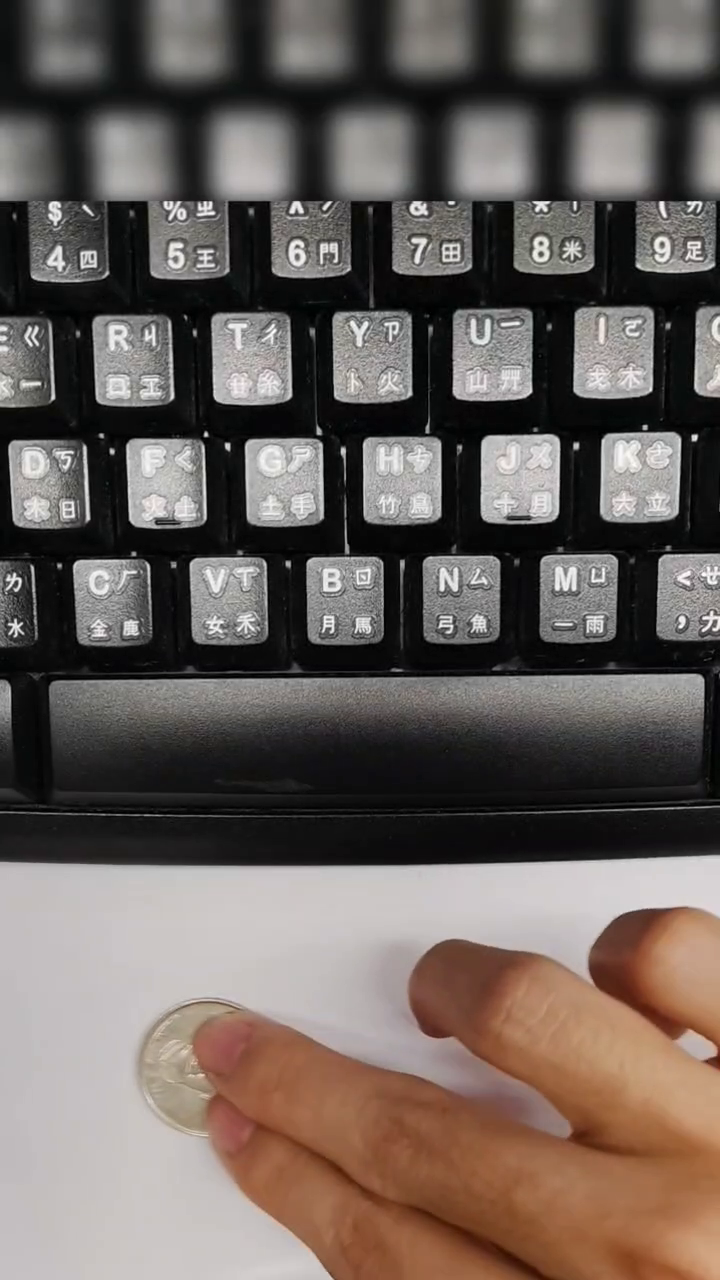
#> input picture frame 20 of coin.mp4, 720 x 1280 px
$ python main.py
#> lines starting #> are read from the running program, lines starting #| are printed output that depends on the picture; after the words box and inside, x2 and y2 are one past the last pixel; in counts of white or black regions, pixels touching at a corner belong together
import cv2
import numpy as np

cap = cv2.VideoCapture("coin.mp4")
if not cap.isOpened():
    raise SystemExit("無法開啟影片")

fps = cap.get(cv2.CAP_PROP_FPS) or 30.0
w = int(cap.get(cv2.CAP_PROP_FRAME_WIDTH))
h = int(cap.get(cv2.CAP_PROP_FRAME_HEIGHT))

GLOBAL_INTERVAL = 10   # 每 N 幀全域偵測
ROI_PAD = 30           # 區域外擴像素
last_circles = None
frame_idx = 0

while True:
    ret, frame = cap.read()
#> frame is the input picture: shape (1280, 720, 3); mean B, G, R 91, 96, 105.3
    if not ret:
        break
    frame_idx += 1

    gray = cv2.cvtColor(frame, cv2.COLOR_BGR2GRAY)
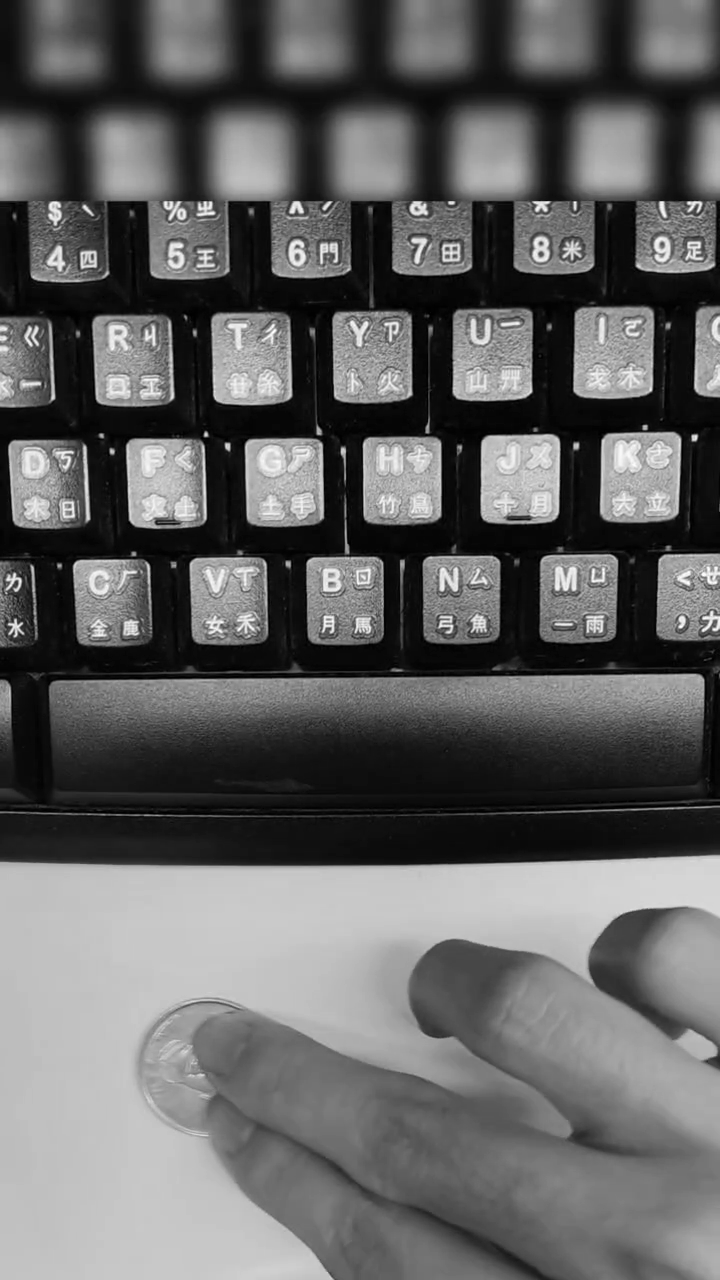
#> gray: shape (1280, 720); min 0, max 255, mean 98.2
    blur = cv2.GaussianBlur(gray, (7, 7), 2)
    circles = None

    use_global = (frame_idx % GLOBAL_INTERVAL == 1) or (last_circles is None)
    if use_global:
        circles = cv2.HoughCircles(
            blur, cv2.HOUGH_GRADIENT,
            dp=1.2, minDist=30,
            param1=100, param2=60,
            minRadius=40, maxRadius=80
        )
#> circles = None
    else:
        last = np.rint(last_circles).astype(np.int32).reshape(-1, 3)
        rois_found = []
        for x, y, r in last:
            x1, y1 = max(0, x - r - ROI_PAD), max(0, y - r - ROI_PAD)
            x2, y2 = min(w, x + r + ROI_PAD), min(h, y + r + ROI_PAD)
            roi = blur[y1:y2, x1:x2]
            if roi.size == 0:
                continue
            rc = cv2.HoughCircles(
                roi, cv2.HOUGH_GRADIENT,
                dp=1.2, minDist=20,
                param1=100, param2=50,
                minRadius=max(20, r - 20),
                maxRadius=r + 20
            )
            if rc is None:
                continue
            rc = np.rint(rc[0]).astype(np.int32)
            rc[:, 0] += x1
            rc[:, 1] += y1
            rois_found.extend(rc.tolist())
        circles = np.array([rois_found], dtype=np.float32) if rois_found else None

    if circles is not None:
        rounded = np.rint(circles[0]).astype(np.int32)
        for x, y, r in rounded:
            cv2.rectangle(frame, (x - r, y - r), (x + r, y + r), (0, 0, 255), 4)
            cv2.putText(frame, f"{x},{y}",
                        (max(0, x - r), max(20, y - r - 10)),
                        cv2.FONT_HERSHEY_SIMPLEX, 0.8, (50, 50, 255), 2)
        last_circles = rounded[np.newaxis, :, :].astype(np.float32)

    cv2.imshow("coin", cv2.resize(frame, (w // 2, h // 2)))
    if cv2.waitKey(1) & 0xFF == 27:
#> (key Esc is pressed here)
        break

cap.release()
cv2.destroyAllWindows()

$ run again, starting later in the video
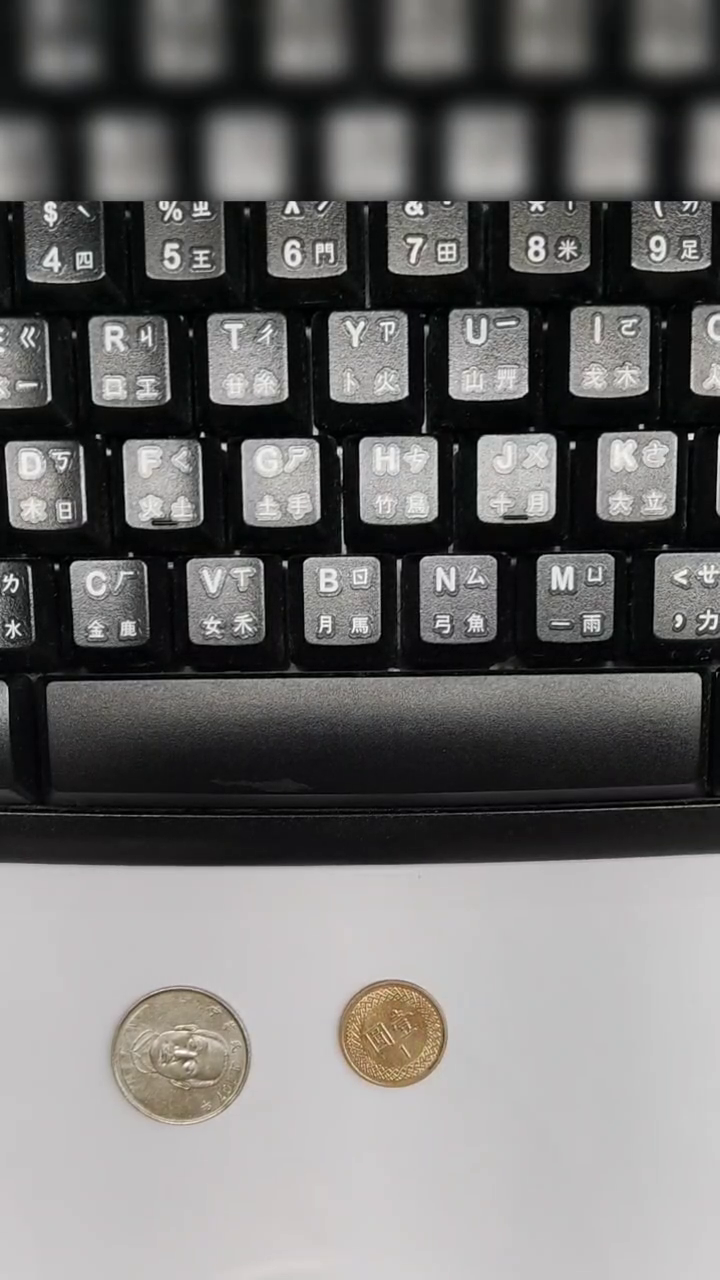
#> input picture frame 90 of coin.mp4, 720 x 1280 px
#> frame is the input picture: shape (1280, 720, 3); mean B, G, R 108.9, 109.7, 110.7
#> circles = [[390.6, 1033.8, 54.52], [180.6, 1056.6, 69.28]]
#> rounded = [[391, 1034, 55], [181, 1057, 69]]
#> the loop `for x, y, r in rounded:` made 2 passes
#> after the loop `for x, y, r in rounded:`:
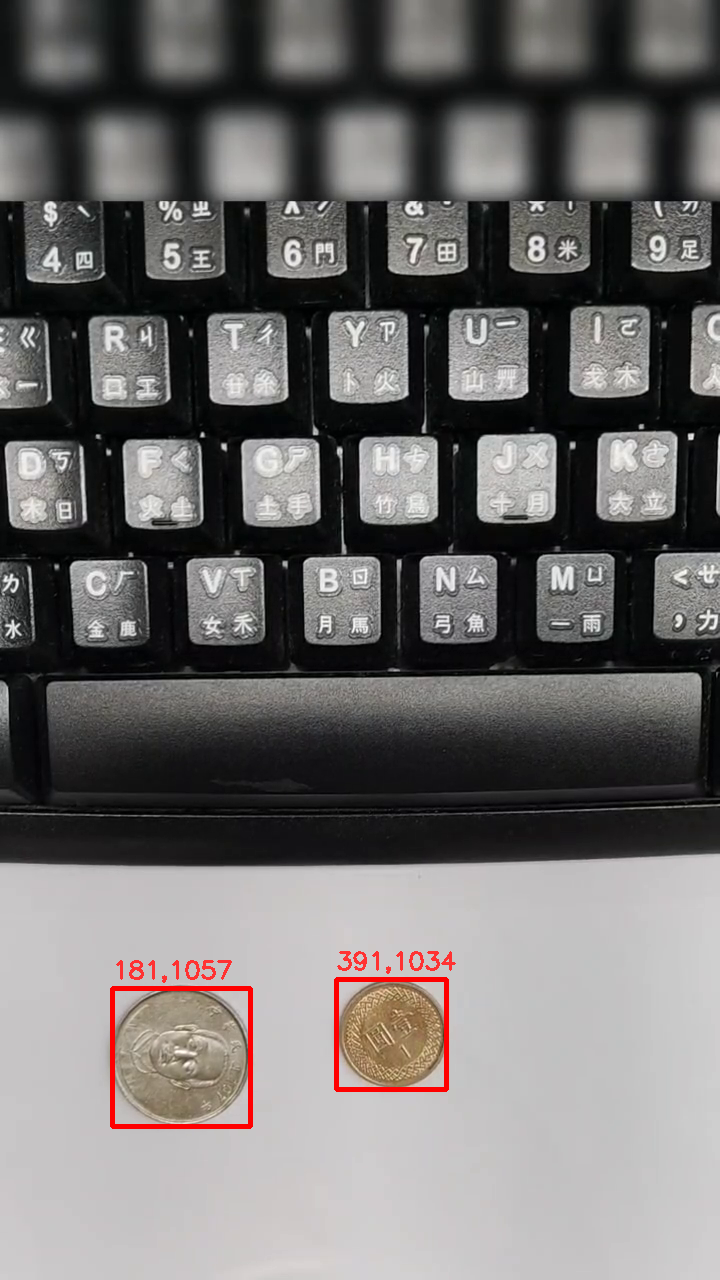
#> frame: shape (1280, 720, 3); 0.71% of pixels changed, all inside (x1, y1, x2, y2) = (110, 951, 456, 1129)
#> `cv2.imshow("coin", cv2.resize(frame, (w // 2, h // 2)))`:
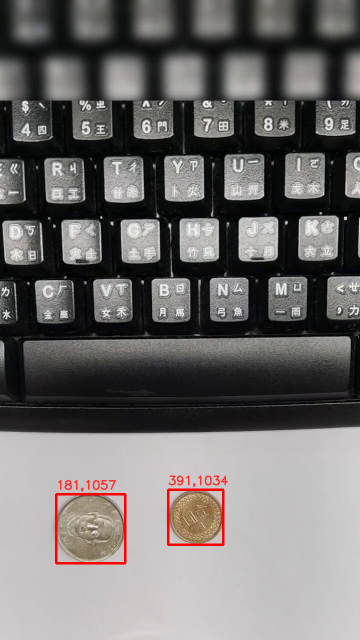
#> window 'coin': shape (640, 360, 3); mean B, G, R 107.8, 108.6, 111.3

$ run again, starting later in the video
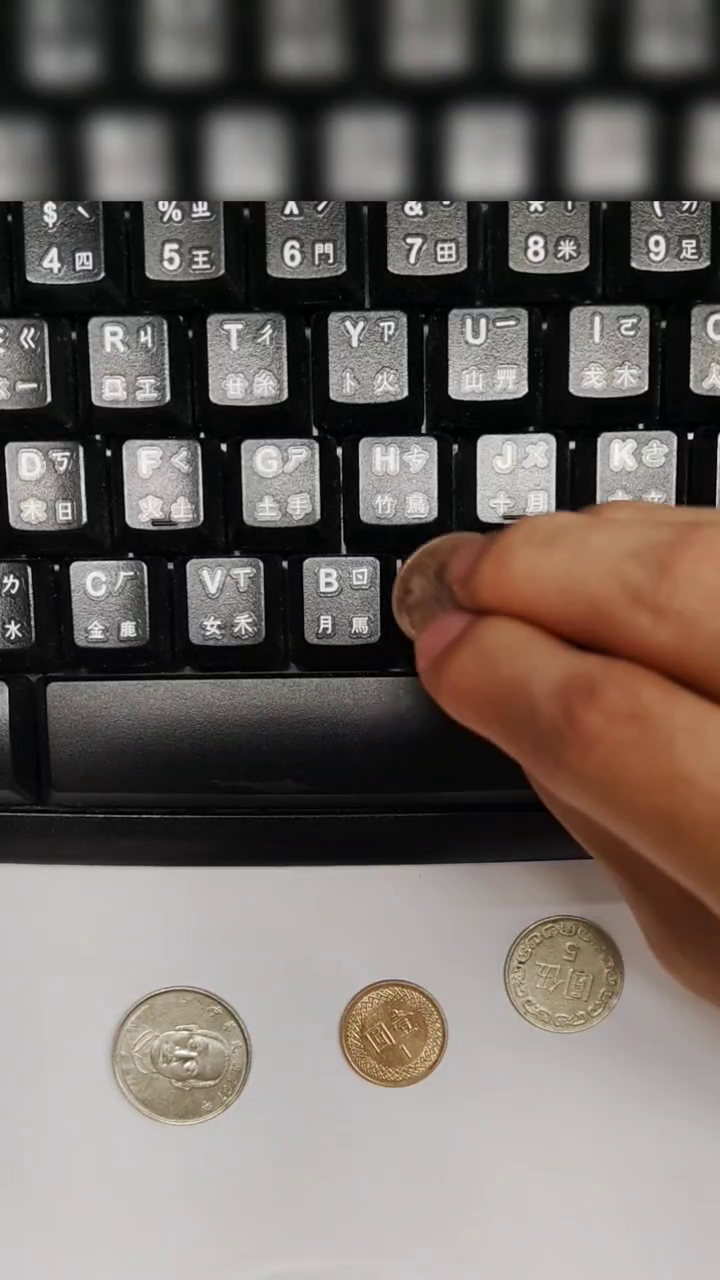
#> input picture frame 160 of coin.mp4, 720 x 1280 px
#> frame is the input picture: shape (1280, 720, 3); mean B, G, R 100, 104.7, 112.6
#> circles = [[179.4, 1055.4, 62.68], [561, 973.8, 59.32], [389.4, 1033.8, 52]]
#> rounded = [[179, 1055, 63], [561, 974, 59], [389, 1034, 52]]
#> the loop `for x, y, r in rounded:` made 3 passes
#> after the loop `for x, y, r in rounded:`:
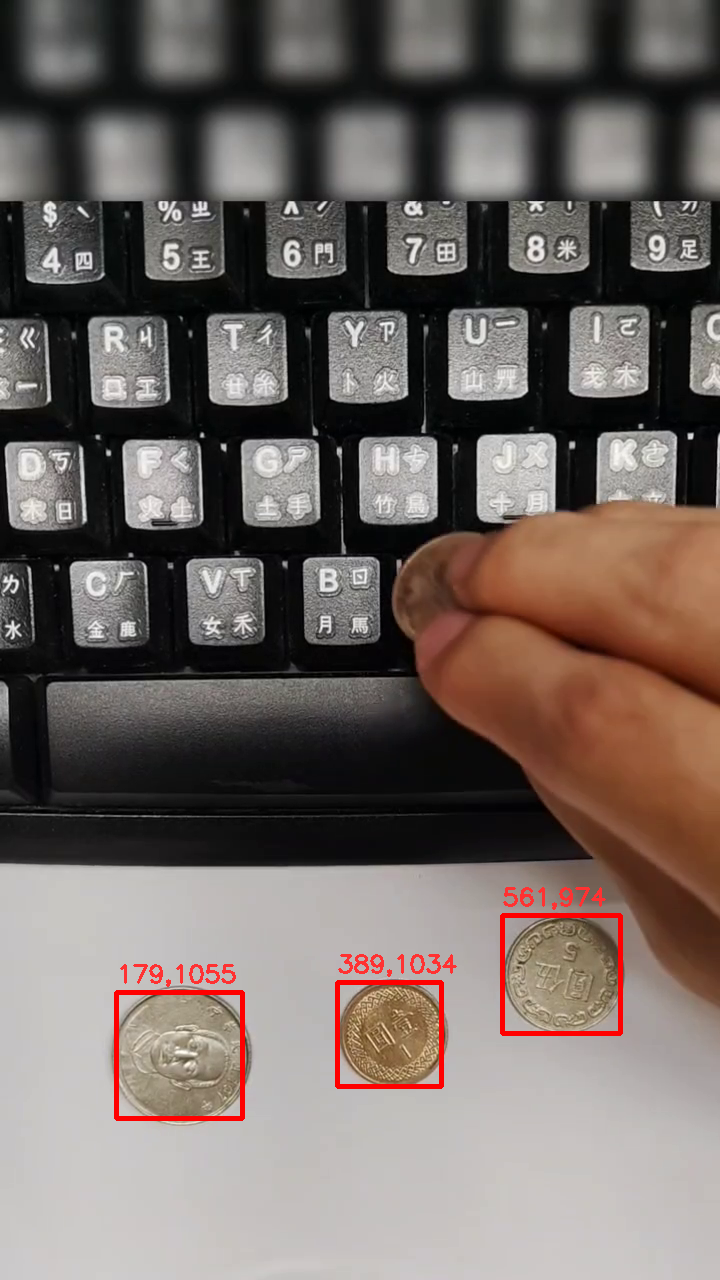
#> frame: shape (1280, 720, 3); 1.02% of pixels changed, all inside (x1, y1, x2, y2) = (114, 887, 623, 1121)
#> `cv2.imshow("coin", cv2.resize(frame, (w // 2, h // 2)))`:
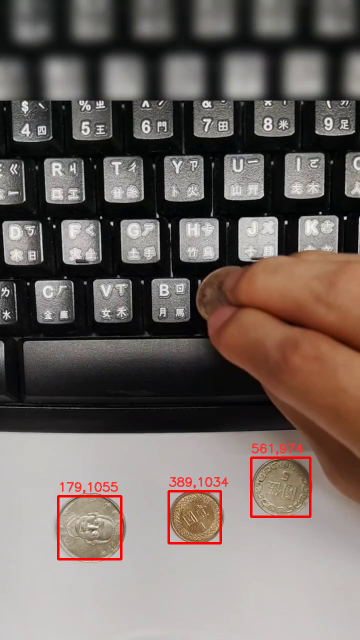
#> window 'coin': shape (640, 360, 3); mean B, G, R 98.6, 103.3, 113.6
